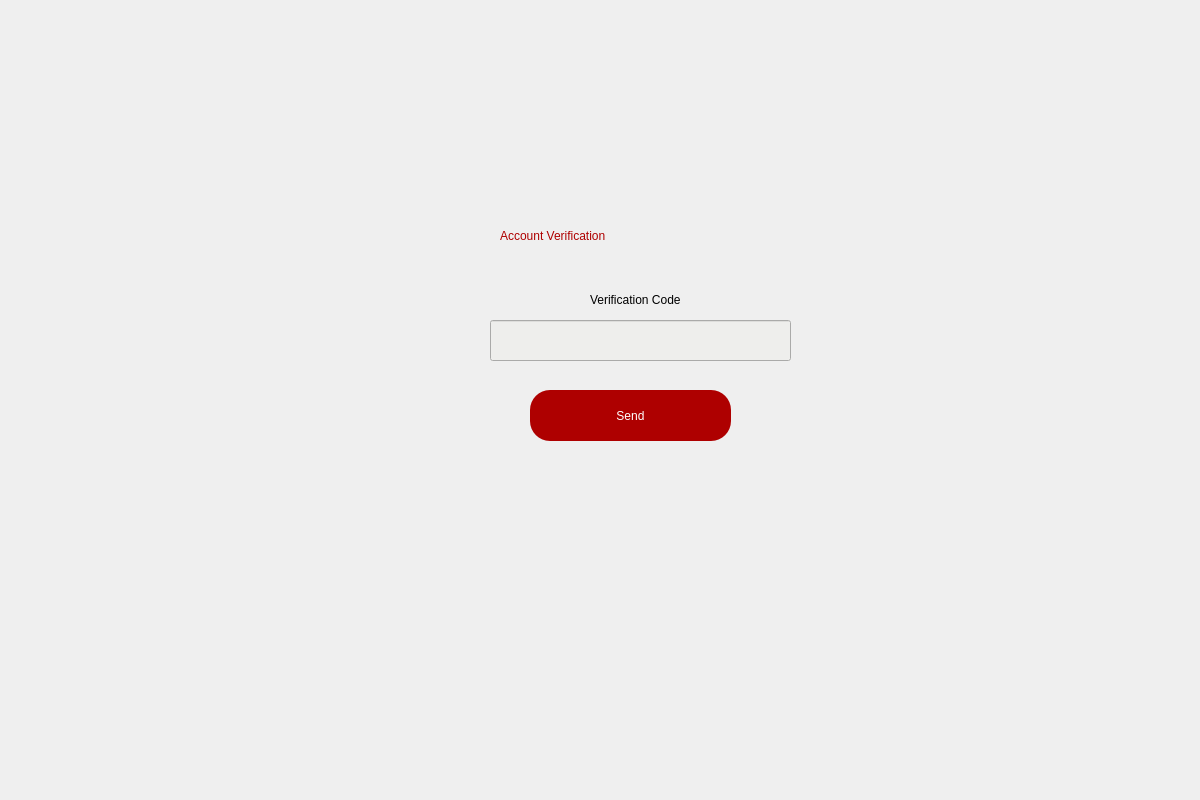
<?xml version="1.0" encoding="UTF-8"?>
<ui version="4.0">
 <class>Dialog</class>
 <widget class="QDialog" name="Dialog">
  <property name="geometry">
   <rect>
    <x>0</x>
    <y>0</y>
    <width>1200</width>
    <height>800</height>
   </rect>
  </property>
  <property name="windowTitle">
   <string>Dialog</string>
  </property>
  <widget class="QLabel" name="label">
   <property name="geometry">
    <rect>
     <x>500</x>
     <y>190</y>
     <width>701</width>
     <height>91</height>
    </rect>
   </property>
   <property name="contextMenuPolicy">
    <enum>Qt::PreventContextMenu</enum>
   </property>
   <property name="styleSheet">
    <string notr="true">font: 36pt &quot;DejaVu Sans&quot;; color:rgb(174,0,0)</string>
   </property>
   <property name="text">
    <string>Account Verification</string>
   </property>
  </widget>
  <widget class="QPushButton" name="ph_send">
   <property name="geometry">
    <rect>
     <x>530</x>
     <y>390</y>
     <width>201</width>
     <height>51</height>
    </rect>
   </property>
   <property name="contextMenuPolicy">
    <enum>Qt::PreventContextMenu</enum>
   </property>
   <property name="styleSheet">
    <string notr="true">border-radius:20px;
font: 12pt &quot;DejaVu Sans&quot;;color:rgb(255, 255, 255);
background-color:rgb(174,0,0);</string>
   </property>
   <property name="text">
    <string>Send</string>
   </property>
  </widget>
  <widget class="QLabel" name="label_3">
   <property name="geometry">
    <rect>
     <x>590</x>
     <y>290</y>
     <width>281</width>
     <height>19</height>
    </rect>
   </property>
   <property name="contextMenuPolicy">
    <enum>Qt::PreventContextMenu</enum>
   </property>
   <property name="styleSheet">
    <string notr="true">font: 12pt &quot;DejaVu Sans&quot;;</string>
   </property>
   <property name="text">
    <string>Verification Code</string>
   </property>
  </widget>
  <widget class="QLineEdit" name="ln_verificationCode">
   <property name="geometry">
    <rect>
     <x>490</x>
     <y>320</y>
     <width>301</width>
     <height>41</height>
    </rect>
   </property>
   <property name="contextMenuPolicy">
    <enum>Qt::PreventContextMenu</enum>
   </property>
   <property name="styleSheet">
    <string notr="true">background-color:rgb(238, 238, 236);
font: 12pt &quot;DejaVu Sans&quot;;</string>
   </property>
  </widget>
  <widget class="QLabel" name="mesaj">
   <property name="geometry">
    <rect>
     <x>480</x>
     <y>330</y>
     <width>201</width>
     <height>31</height>
    </rect>
   </property>
   <property name="contextMenuPolicy">
    <enum>Qt::PreventContextMenu</enum>
   </property>
   <property name="styleSheet">
    <string notr="true">color:rgb(239, 41, 41)</string>
   </property>
   <property name="text">
    <string/>
   </property>
  </widget>
 </widget>
 <resources/>
 <connections/>
</ui>
